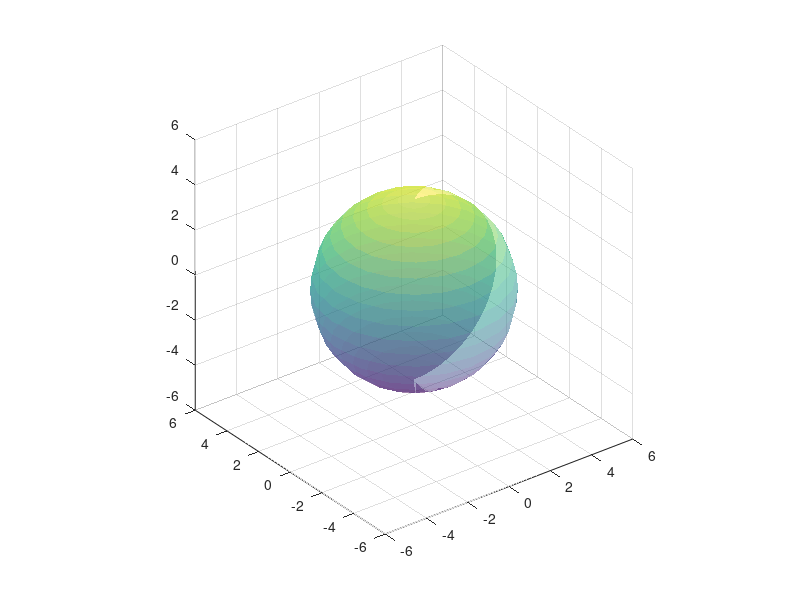

The MATLAB source for this figure:
clear all
close all


Niter = 1;
ncx = 51;
ncy = 51;
ncz = 51;
nc_total = (ncx)*(ncy)*(ncz);

h = 1;
h2 = h/2;

Lx = (ncx-1)*h;              
Ly = (ncy-1)*h;
Lz = (ncz-1)*h;

center_b_x = 0;
center_b_y = 0;
center_b_z = 0;

x_min = center_b_x - Lx/2;
y_min = center_b_y - Ly/2;
z_min = center_b_z - Lz/2;

x_max = x_min + Lx;
y_max = y_min + Ly;
z_max = z_min + Lz;

% np_avg = 10;
% N = (ncx-1)*(ncy-1)*(ncz-1)*np_avg;
N=1;
R1 = 4*h;
% R2 = R1 - 1.8*h
% N_v = (4/3)*pi*(R1**3-R2**3)*np_avg
% N_v=int(N_v)
mass = 1;

% res = 2;
% hcf = h/res;
% ncx_fp = res*(ncx-1)
% ncy_fp = res*(ncy-1)
% ncz_fp = res*(ncz-1)
% nct_profile = ncx_fp*ncy_fp*ncz_fp

mu = 0;
kBT = 36;
sigma = sqrt(kBT/mass);
lamda = 0.1;

beta = 0;
% B1 = 0.01*sqrt(kBT/mass);
B1=1;     
%dt = lamda/sigma;
dt=1;
dt2 = dt/2;

%% Initialize position and velocity

x=4.46
y=2
z=0
u=-1.5
v=0
w=0
xmin=-6;
xmax=6;
ymin=-6;
ymax=6;
zmin=-6;
zmax=6;
%% Plotting Sphere
[a b c]=sphere;
figure(1);
surf(R1*a,R1*b,R1*c,'FaceAlpha',0.5 ,'EdgeColor', 'none')
hold on

figure(1)
quiver3(x,y,z,u,v,w,'filled', 'Marker', 'o', 'LineWidth', 1.8,'AutoScaleFactor', 0.5)
daspect([1 1 1])
axis([xmin xmax ymin ymax zmin zmax])
hold on
pause()




%% Simulation begins 
 
%% Streamimg Step

x=x+u*dt
y=y+v*dt
z=z+w*dt
%disp(i)

figure(1)
quiver3(x,y,z,u,v,w,'filled', 'Marker', 'o', 'LineWidth', 1.8,'AutoScaleFactor', 0.5)
daspect([1 1 1])
axis([xmin xmax ymin ymax zmin zmax])
hold on
pause()
%% Pereodic Boundary Condition
 
x=x_min+mod((x-x_min),Lx)
y=y_min+mod((y-y_min),Ly)
z=z_min+mod((z-z_min),Lz)

figure(1)
quiver3(x,y,z,u,v,w,'filled', 'Marker', 'o', 'LineWidth', 1.8,'AutoScaleFactor',0.5)
daspect([1 1 1])
axis([xmin xmax ymin ymax zmin zmax])
hold on
pause()
%% Fluid-squirmer Interaction Boundary Condition

sq_in=[];
sq_in = find((x.^2+y.^2+z.^2)<=(R1^2));
    
x(sq_in) = x(sq_in) - u(sq_in)*dt2
y(sq_in) = y(sq_in) - v(sq_in)*dt2
z(sq_in) = z(sq_in) - w(sq_in)*dt2

figure(1)
quiver3(x,y,z,u,v,w,'filled', 'Marker', 'o', 'LineWidth', 1.8,'AutoScaleFactor',0.5)
daspect([1 1 1])
axis([xmin xmax ymin ymax zmin zmax])
hold on
pause()


mag_position = sqrt(x(sq_in)^2 + y(sq_in)^2 + z(sq_in)^2)

x(sq_in) = x(sq_in)/mag_position
y(sq_in) = y(sq_in)/mag_position
z(sq_in) = z(sq_in)/mag_position

u(sq_in) = -u(sq_in) + 2*(B1*(1+beta*x(sq_in)).*(x(sq_in)^2 - 1) + 0 + 0)
v(sq_in) = -v(sq_in) + 2*(B1*(1+beta*x(sq_in)).*(x(sq_in).*y(sq_in)) + 0 + 0)
w(sq_in) = -w(sq_in) + 2*(B1*(1+beta*x(sq_in)).*(x(sq_in).*z(sq_in)) + 0 + 0)


x(sq_in) = R1*x(sq_in)
y(sq_in) = R1*y(sq_in)
z(sq_in) = R1*z(sq_in)

figure(1)
quiver3(x,y,z,u,v,w,'filled', 'Marker', 'o', 'LineWidth', 1.8,'AutoScaleFactor',0.5)
daspect([1 1 1])
axis([xmin xmax ymin ymax zmin zmax])
hold on
pause()

x(sq_in) = x(sq_in) + u(sq_in)*dt2
y(sq_in) = y(sq_in) + v(sq_in)*dt2
z(sq_in) = z(sq_in) + w(sq_in)*dt2

figure(1)
quiver3(x,y,z,u,v,w,'filled', 'Marker', 'o', 'LineWidth', 1.8,'AutoScaleFactor',0.5)
daspect([1 1 1])
axis([xmin xmax ymin ymax zmin zmax])
hold on
pause()
